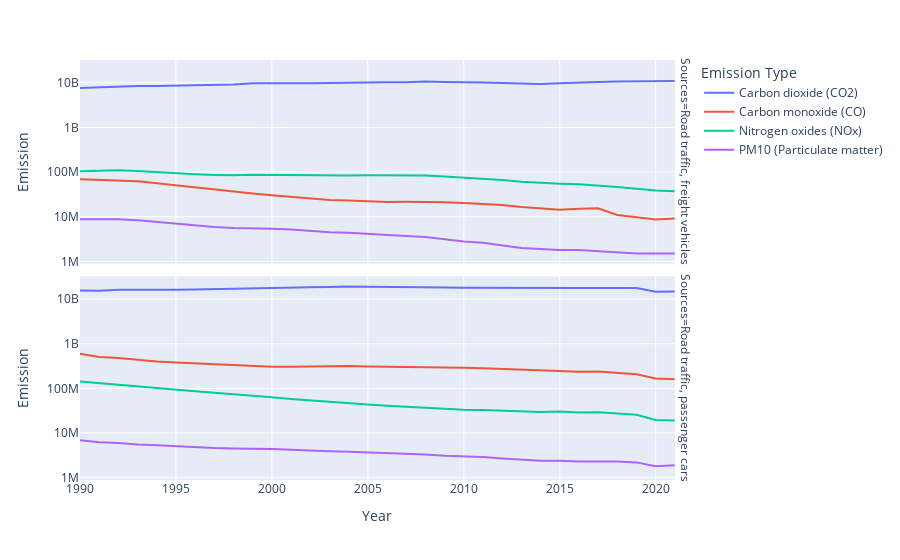

Here is the notebook cell this chart was saved with:
### Code cell
px.line(vehicle_data, x="Year", y="Emission", color="Emission Type", facet_row="Sources", log_y=True, height=600)

### Figure 1 — Plotly figure (JSON) as saved in the notebook; plotly's stock layout.template omitted (floating-point values rounded to 4 significant figures)
{"data": [{"hovertemplate": "Emission Type=Carbon dioxide (CO2)<br>Sources=Road traffic, freight vehicles<br>Year=%{x}<br>Emission=%{y}<extra></extra>", "legendgroup": "Carbon dioxide (CO2)", "line": {"color": "#636efa", "dash": "solid"}, "marker": {"symbol": "circle"}, "mode": "lines", "name": "Carbon dioxide (CO2)", "orientation": "v", "showlegend": true, "type": "scatter", "x": [1990, 1991, 1992, 1993, 1994, 1995, 1996, 1997, 1998, 1999, 2000, 2001, 2002, 2003, 2004, 2005, 2006, 2007, 2008, 2009, 2010, 2011, 2012, 2013, 2014, 2015, 2016, 2017, 2018, 2019, 2020, 2021], "xaxis": "x2", "y": [7600000000, 7900000000, 8400000000, 8500000000, 8500000000, 8600000000, 8600000000, 8800000000, 9100000000, 9800000000, 9700000000, 9800000000, 9800000000, 9900000000, 10100000000, 10200000000, 10200000000, 10300000000, 10600000000, 10400000000, 10400000000, 10100000000, 9900000000, 9500000000, 9400000000, 9800000000, 10200000000, 10400000000, 10600000000, 10700000000, 10600000000, 11000000000], "yaxis": "y2"}, {"hovertemplate": "Emission Type=Carbon dioxide (CO2)<br>Sources=Road traffic, passenger cars<br>Year=%{x}<br>Emission=%{y}<extra></extra>", "legendgroup": "Carbon dioxide (CO2)", "line": {"color": "#636efa", "dash": "solid"}, "marker": {"symbol": "circle"}, "mode": "lines", "name": "Carbon dioxide (CO2)", "orientation": "v", "showlegend": false, "type": "scatter", "x": [1990, 1991, 1992, 1993, 1994, 1995, 1996, 1997, 1998, 1999, 2000, 2001, 2002, 2003, 2004, 2005, 2006, 2007, 2008, 2009, 2010, 2011, 2012, 2013, 2014, 2015, 2016, 2017, 2018, 2019, 2020, 2021], "xaxis": "x", "y": [15500000000, 15400000000, 16100000000, 15900000000, 16300000000, 16100000000, 16300000000, 16700000000, 17000000000, 17700000000, 17800000000, 18000000000, 18400000000, 18600000000, 19100000000, 18800000000, 18800000000, 18600000000, 18300000000, 18100000000, 18000000000, 17900000000, 17600000000, 17400000000, 17200000000, 17300000000, 17600000000, 17700000000, 17800000000, 17600000000, 14600000000, 14800000000], "yaxis": "y"}, {"hovertemplate": "Emission Type=Carbon monoxide (CO)<br>Sources=Road traffic, freight vehicles<br>Year=%{x}<br>Emission=%{y}<extra></extra>", "legendgroup": "Carbon monoxide (CO)", "line": {"color": "#EF553B", "dash": "solid"}, "marker": {"symbol": "circle"}, "mode": "lines", "name": "Carbon monoxide (CO)", "orientation": "v", "showlegend": true, "type": "scatter", "x": [1990, 1991, 1992, 1993, 1994, 1995, 1996, 1997, 1998, 1999, 2000, 2001, 2002, 2003, 2004, 2005, 2006, 2007, 2008, 2009, 2010, 2011, 2012, 2013, 2014, 2015, 2016, 2017, 2018, 2019, 2020, 2021], "xaxis": "x2", "y": [68600000, 66200000, 65000000, 62300000, 56500000, 50700000, 44700000, 39800000, 35800000, 33200000.0, 30100000, 27700000, 25500000, 23700000, 23100000, 22000000, 21400000, 21500000, 21600000, 21100000, 20300000, 19400000, 18300000, 16600000.0, 15400000, 14300000, 15000000, 15400000, 10900000, 9700000, 8700000, 9100000], "yaxis": "y2"}, {"hovertemplate": "Emission Type=Carbon monoxide (CO)<br>Sources=Road traffic, passenger cars<br>Year=%{x}<br>Emission=%{y}<extra></extra>", "legendgroup": "Carbon monoxide (CO)", "line": {"color": "#EF553B", "dash": "solid"}, "marker": {"symbol": "circle"}, "mode": "lines", "name": "Carbon monoxide (CO)", "orientation": "v", "showlegend": false, "type": "scatter", "x": [1990, 1991, 1992, 1993, 1994, 1995, 1996, 1997, 1998, 1999, 2000, 2001, 2002, 2003, 2004, 2005, 2006, 2007, 2008, 2009, 2010, 2011, 2012, 2013, 2014, 2015, 2016, 2017, 2018, 2019, 2020, 2021], "xaxis": "x", "y": [592800000, 502600000, 475400000, 427000000, 398200000, 379500000, 364500000, 342400000, 323800000, 316100000, 303400000, 304600000, 309700000, 313100000, 314900000, 307800000, 305200000, 308200000, 300000000, 294300000, 289900000, 283300000, 271900000, 262800000, 249500000, 246700000, 236800000, 237600000, 221500000, 206400000, 166100000, 159000000], "yaxis": "y"}, {"hovertemplate": "Emission Type=Nitrogen oxides (NOx)<br>Sources=Road traffic, freight vehicles<br>Year=%{x}<br>Emission=%{y}<extra></extra>", "legendgroup": "Nitrogen oxides (NOx)", "line": {"color": "#00cc96", "dash": "solid"}, "marker": {"symbol": "circle"}, "mode": "lines", "name": "Nitrogen oxides (NOx)", "orientation": "v", "showlegend": true, "type": "scatter", "x": [1990, 1991, 1992, 1993, 1994, 1995, 1996, 1997, 1998, 1999, 2000, 2001, 2002, 2003, 2004, 2005, 2006, 2007, 2008, 2009, 2010, 2011, 2012, 2013, 2014, 2015, 2016, 2017, 2018, 2019, 2020, 2021], "xaxis": "x2", "y": [104600000, 108200000, 110100000, 105300000, 98900000, 95100000, 89300000, 86300000, 84500000, 87600000, 86400000, 85200000, 83600000, 82800000, 83500000, 84500000, 84300000, 85200000, 84200000, 79400000, 75000000, 71100000, 66500000, 60700000, 56900000, 55000000, 53100000, 50100000, 46200000, 42400000, 38400000, 37000000], "yaxis": "y2"}, {"hovertemplate": "Emission Type=Nitrogen oxides (NOx)<br>Sources=Road traffic, passenger cars<br>Year=%{x}<br>Emission=%{y}<extra></extra>", "legendgroup": "Nitrogen oxides (NOx)", "line": {"color": "#00cc96", "dash": "solid"}, "marker": {"symbol": "circle"}, "mode": "lines", "name": "Nitrogen oxides (NOx)", "orientation": "v", "showlegend": false, "type": "scatter", "x": [1990, 1991, 1992, 1993, 1994, 1995, 1996, 1997, 1998, 1999, 2000, 2001, 2002, 2003, 2004, 2005, 2006, 2007, 2008, 2009, 2010, 2011, 2012, 2013, 2014, 2015, 2016, 2017, 2018, 2019, 2020, 2021], "xaxis": "x", "y": [142700000, 130400000, 121900000, 109300000, 100600000, 91200000, 86200000, 79500000, 73800000, 70100000, 63000000, 57500000, 53100000, 49500000, 46900000, 43300000, 40900000, 39100000, 36700000, 34400000, 33300000.0, 32900000, 32100000, 30900000, 29700000, 30200000, 28900000, 29200000, 27600000, 25700000, 19600000, 19100000], "yaxis": "y"}, {"hovertemplate": "Emission Type=PM10 (Particulate matter)<br>Sources=Road traffic, freight vehicles<br>Year=%{x}<br>Emission=%{y}<extra></extra>", "legendgroup": "PM10 (Particulate matter)", "line": {"color": "#ab63fa", "dash": "solid"}, "marker": {"symbol": "circle"}, "mode": "lines", "name": "PM10 (Particulate matter)", "orientation": "v", "showlegend": true, "type": "scatter", "x": [1990, 1991, 1992, 1993, 1994, 1995, 1996, 1997, 1998, 1999, 2000, 2001, 2002, 2003, 2004, 2005, 2006, 2007, 2008, 2009, 2010, 2011, 2012, 2013, 2014, 2015, 2016, 2017, 2018, 2019, 2020, 2021], "xaxis": "x2", "y": [8800000, 8900000, 8800000, 8300000.0, 7600000, 7000000, 6400000, 5900000, 5600000, 5600000, 5400000, 5200000, 4800000, 4500000, 4400000, 4200000, 3900000, 3700000, 3500000, 3100000, 2800000, 2600000, 2300000, 2000000, 1900000, 1800000, 1800000, 1700000, 1600000, 1500000, 1500000, 1500000], "yaxis": "y2"}, {"hovertemplate": "Emission Type=PM10 (Particulate matter)<br>Sources=Road traffic, passenger cars<br>Year=%{x}<br>Emission=%{y}<extra></extra>", "legendgroup": "PM10 (Particulate matter)", "line": {"color": "#ab63fa", "dash": "solid"}, "marker": {"symbol": "circle"}, "mode": "lines", "name": "PM10 (Particulate matter)", "orientation": "v", "showlegend": false, "type": "scatter", "x": [1990, 1991, 1992, 1993, 1994, 1995, 1996, 1997, 1998, 1999, 2000, 2001, 2002, 2003, 2004, 2005, 2006, 2007, 2008, 2009, 2010, 2011, 2012, 2013, 2014, 2015, 2016, 2017, 2018, 2019, 2020, 2021], "xaxis": "x", "y": [6900000, 6200000, 6000000, 5500000, 5300000, 5000000, 4800000, 4600000, 4500000, 4500000, 4400000, 4200000, 4000000, 3900000, 3800000, 3700000, 3600000, 3500000, 3300000, 3100000, 3000000, 2900000, 2700000, 2500000, 2400000, 2400000, 2300000, 2300000, 2300000, 2200000, 1800000, 1900000], "yaxis": "y"}], "layout": {"annotations": [{"font": {}, "showarrow": false, "text": "Sources=Road traffic, passenger cars", "textangle": 90, "x": 0.98, "xanchor": "left", "xref": "paper", "y": 0.2425, "yanchor": "middle", "yref": "paper"}, {"font": {}, "showarrow": false, "text": "Sources=Road traffic, freight vehicles", "textangle": 90, "x": 0.98, "xanchor": "left", "xref": "paper", "y": 0.7575, "yanchor": "middle", "yref": "paper"}], "autosize": true, "legend": {"title": {"text": "Emission Type"}, "tracegroupgap": 0}, "margin": {"t": 60}, "xaxis": {"anchor": "y", "autorange": true, "domain": [0, 0.98], "range": [1990, 2021], "title": {"text": "Year"}, "type": "linear"}, "xaxis2": {"anchor": "y2", "autorange": true, "domain": [0, 0.98], "matches": "x", "range": [1990, 2021], "showticklabels": false, "type": "linear"}, "yaxis": {"anchor": "x", "autorange": true, "domain": [0, 0.485], "range": [5.948, 10.51], "title": {"text": "Emission"}, "type": "log"}, "yaxis2": {"anchor": "x2", "autorange": true, "domain": [0.515, 1], "matches": "y", "range": [5.948, 10.51], "title": {"text": "Emission"}, "type": "log"}}}
